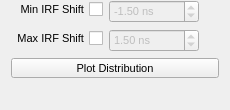
              <widget class="QWidget" name="pageIRFShiftDistribution">
               <property name="geometry">
                <rect>
                 <x>0</x>
                 <y>0</y>
                 <width>230</width>
                 <height>110</height>
                </rect>
               </property>
               <attribute name="icon">
                <iconset resource="../icons.qrc">
                 <normaloff>:/icons/icons/not-used.png</normaloff>:/icons/icons/not-used.png</iconset>
               </attribute>
               <attribute name="label">
                <string>IRF Shift Distribution</string>
               </attribute>
               <layout class="QVBoxLayout" name="verticalLayout_39">
                <property name="topMargin">
                 <number>0</number>
                </property>
                <item>
                 <layout class="QFormLayout" name="formLayout_7">
                  <property name="labelAlignment">
                   <set>Qt::AlignRight|Qt::AlignTrailing|Qt::AlignVCenter</set>
                  </property>
                  <item row="0" column="0">
                   <widget class="QCheckBox" name="chbFiltMinIRFShift">
                    <property name="font">
                     <font>
                      <pointsize>8</pointsize>
                      <weight>50</weight>
                      <bold>false</bold>
                     </font>
                    </property>
                    <property name="layoutDirection">
                     <enum>Qt::RightToLeft</enum>
                    </property>
                    <property name="text">
                     <string>Min IRF Shift</string>
                    </property>
                   </widget>
                  </item>
                  <item row="0" column="1">
                   <widget class="QDoubleSpinBox" name="dsbFiltMinIRFShift">
                    <property name="enabled">
                     <bool>false</bool>
                    </property>
                    <property name="sizePolicy">
                     <sizepolicy hsizetype="Minimum" vsizetype="Fixed">
                      <horstretch>0</horstretch>
                      <verstretch>0</verstretch>
                     </sizepolicy>
                    </property>
                    <property name="minimumSize">
                     <size>
                      <width>90</width>
                      <height>0</height>
                     </size>
                    </property>
                    <property name="maximumSize">
                     <size>
                      <width>90</width>
                      <height>16777215</height>
                     </size>
                    </property>
                    <property name="font">
                     <font>
                      <pointsize>8</pointsize>
                      <weight>50</weight>
                      <bold>false</bold>
                     </font>
                    </property>
                    <property name="suffix">
                     <string> ns</string>
                    </property>
                    <property name="minimum">
                     <double>-100.000000000000000</double>
                    </property>
                    <property name="maximum">
                     <double>100.000000000000000</double>
                    </property>
                    <property name="value">
                     <double>-1.500000000000000</double>
                    </property>
                   </widget>
                  </item>
                  <item row="1" column="0">
                   <widget class="QCheckBox" name="chbFiltMaxIRFShift">
                    <property name="font">
                     <font>
                      <pointsize>8</pointsize>
                      <weight>50</weight>
                      <bold>false</bold>
                     </font>
                    </property>
                    <property name="layoutDirection">
                     <enum>Qt::RightToLeft</enum>
                    </property>
                    <property name="text">
                     <string>Max IRF Shift</string>
                    </property>
                   </widget>
                  </item>
                  <item row="1" column="1">
                   <widget class="QDoubleSpinBox" name="dsbFiltMaxIRFShift">
                    <property name="enabled">
                     <bool>false</bool>
                    </property>
                    <property name="sizePolicy">
                     <sizepolicy hsizetype="Minimum" vsizetype="Fixed">
                      <horstretch>0</horstretch>
                      <verstretch>0</verstretch>
                     </sizepolicy>
                    </property>
                    <property name="minimumSize">
                     <size>
                      <width>90</width>
                      <height>0</height>
                     </size>
                    </property>
                    <property name="maximumSize">
                     <size>
                      <width>90</width>
                      <height>16777215</height>
                     </size>
                    </property>
                    <property name="font">
                     <font>
                      <pointsize>8</pointsize>
                      <weight>50</weight>
                      <bold>false</bold>
                     </font>
                    </property>
                    <property name="suffix">
                     <string> ns</string>
                    </property>
                    <property name="minimum">
                     <double>-100.000000000000000</double>
                    </property>
                    <property name="maximum">
                     <double>100.000000000000000</double>
                    </property>
                    <property name="value">
                     <double>1.500000000000000</double>
                    </property>
                   </widget>
                  </item>
                 </layout>
                </item>
                <item>
                 <layout class="QHBoxLayout" name="horizontalLayout_18">
                  <item>
                   <spacer name="horizontalSpacer_38">
                    <property name="orientation">
                     <enum>Qt::Horizontal</enum>
                    </property>
                    <property name="sizeType">
                     <enum>QSizePolicy::Preferred</enum>
                    </property>
                    <property name="sizeHint" stdset="0">
                     <size>
                      <width>0</width>
                      <height>20</height>
                     </size>
                    </property>
                   </spacer>
                  </item>
                  <item>
                   <widget class="QPushButton" name="btnFiltIRFShiftDistribution">
                    <property name="sizePolicy">
                     <sizepolicy hsizetype="Preferred" vsizetype="Minimum">
                      <horstretch>0</horstretch>
                      <verstretch>0</verstretch>
                     </sizepolicy>
                    </property>
                    <property name="minimumSize">
                     <size>
                      <width>80</width>
                      <height>20</height>
                     </size>
                    </property>
                    <property name="maximumSize">
                     <size>
                      <width>16777215</width>
                      <height>20</height>
                     </size>
                    </property>
                    <property name="font">
                     <font>
                      <pointsize>8</pointsize>
                      <weight>50</weight>
                      <bold>false</bold>
                     </font>
                    </property>
                    <property name="focusPolicy">
                     <enum>Qt::NoFocus</enum>
                    </property>
                    <property name="text">
                     <string>Plot Distribution</string>
                    </property>
                    <property name="iconSize">
                     <size>
                      <width>25</width>
                      <height>25</height>
                     </size>
                    </property>
                   </widget>
                  </item>
                  <item>
                   <spacer name="horizontalSpacer_39">
                    <property name="orientation">
                     <enum>Qt::Horizontal</enum>
                    </property>
                    <property name="sizeType">
                     <enum>QSizePolicy::Preferred</enum>
                    </property>
                    <property name="sizeHint" stdset="0">
                     <size>
                      <width>0</width>
                      <height>20</height>
                     </size>
                    </property>
                   </spacer>
                  </item>
                 </layout>
                </item>
                <item>
                 <spacer name="verticalSpacer_18">
                  <property name="orientation">
                   <enum>Qt::Vertical</enum>
                  </property>
                  <property name="sizeHint" stdset="0">
                   <size>
                    <width>20</width>
                    <height>40</height>
                   </size>
                  </property>
                 </spacer>
                </item>
               </layout>
              </widget>
